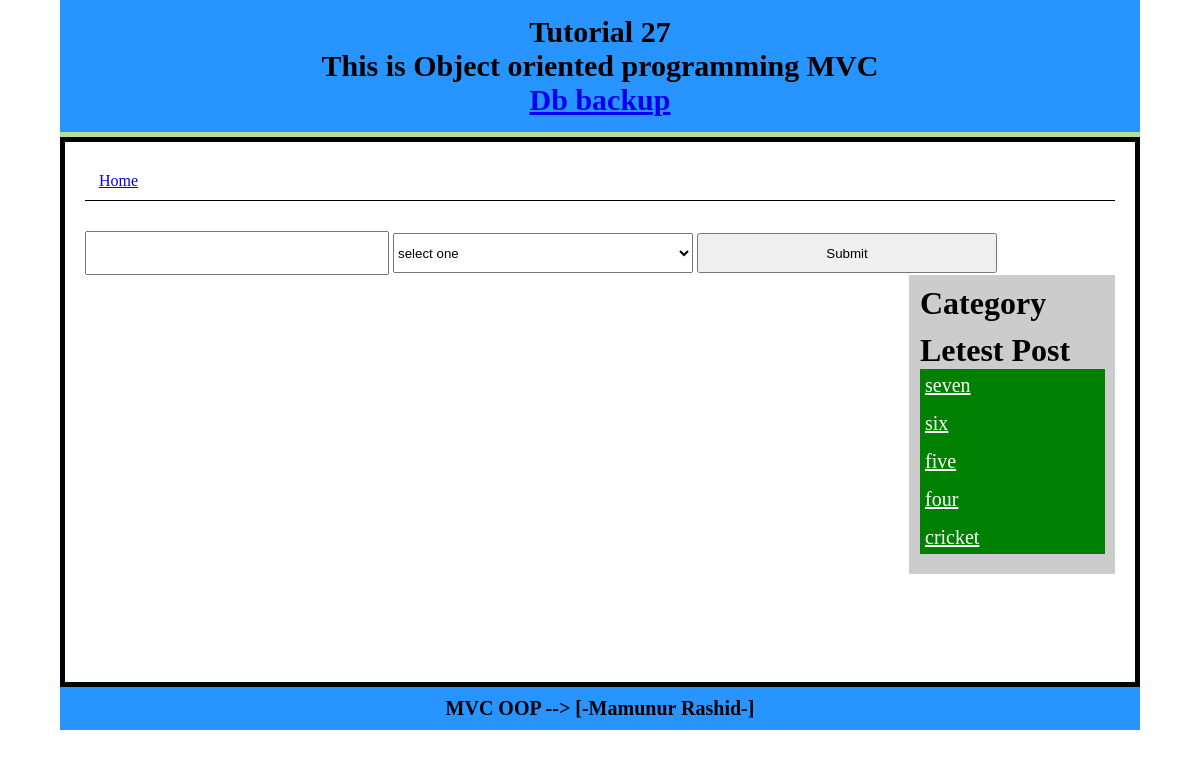
Before: / with the older database file.
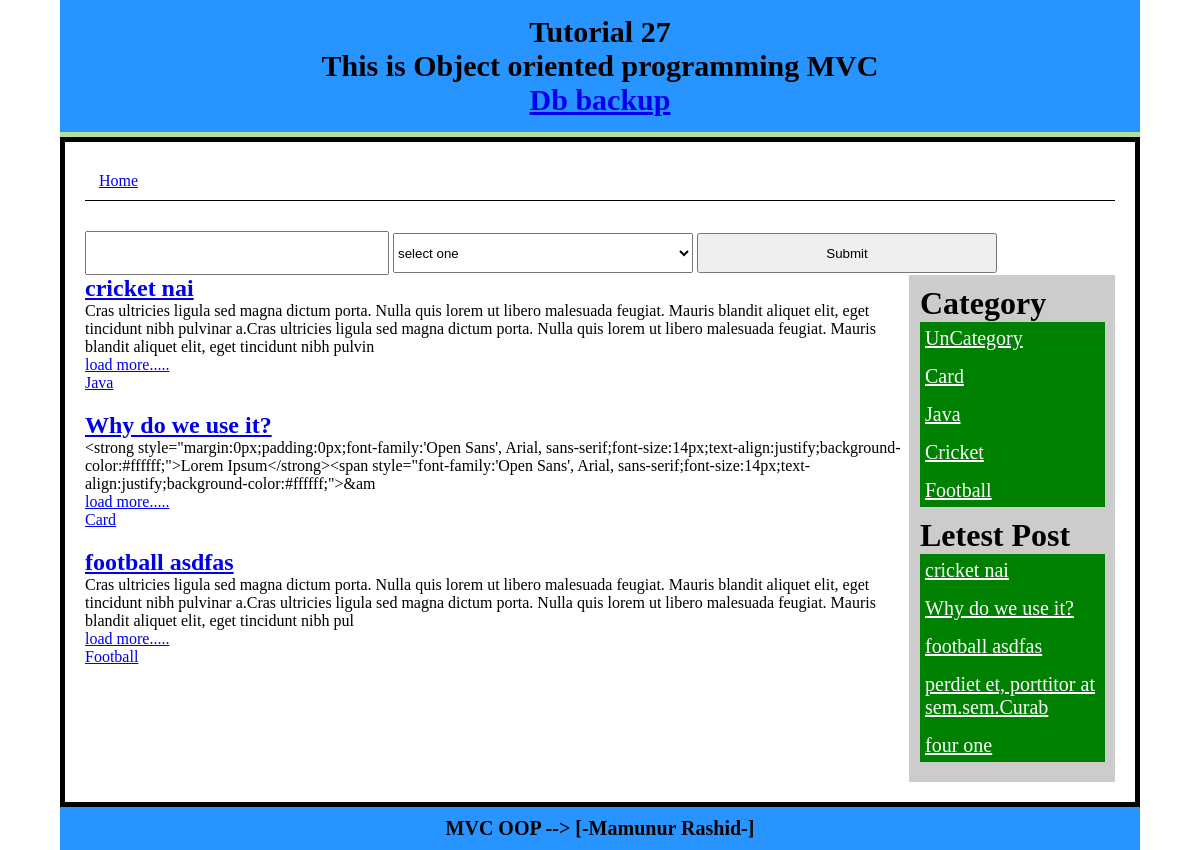
After: the same page with the newer database file.
### tables this page shows
CREATE TABLE `post` (
  `id` int(11) NOT NULL AUTO_INCREMENT,
  `title` varchar(300) NOT NULL,
  `content` text NOT NULL,
  `cat` int(11) NOT NULL,
  PRIMARY KEY (`id`)
);

CREATE TABLE `category` (
  `id` int(11) NOT NULL AUTO_INCREMENT,
  `catname` varchar(50) NOT NULL,
  `title` varchar(50) NOT NULL,
  PRIMARY KEY (`id`)
);

### system/libs/Load.php (called while the page is built, shortened)
<?php
class Load
{
	public function view($filename,$data = false){
		include 'app/view/'.$filename.'.php' ;
	}
	public function model($modelname){
		return new $modelname();
	}
}
?>

### app/controlers/Index.php (called while the page is built, shortened)
<?php
class Index extends Dcontrolar
{
	public function Index(){
		$this->home();
	}
	public function home(){
		$table= 'post';
		$categorytable= 'category';
		$postModel = $this->load->model("PostModel");
		$data['allPost']=$postModel->getAllPost($table,$categorytable);
		$catModel = $this->load->model("CatModel");
		$data['catlist']=$catModel->catlist($categorytable);
		$limit = 5;
		$data['letestPost']=$postModel->getLetestPost($table,$limit);
		$this->load->view("header");
		$this->load->view("search",$data);
		$this->load->view("content",$data);
		$this->load->view("sidebar",$data);
		$this->load->view("footer");
	}
}
?>

### index.php (called while the page is built, shortened)
<?php
$main = new Main();
?>

### system/libs/Database.php (called while the page is built, shortened)
<?php
class Database extends PDO
{
	public function select($sql,$data=array(),$fetchstyle = PDO::FETCH_ASSOC){
		$stmt 	= $this->prepare($sql);
		$stmt->execute();
		return $stmt->fetchALL($fetchstyle);
	}
}?>

### app/models/PostModel.php (called while the page is built, shortened)
<?php
class PostModel extends Dmodel
{
	public function getAllPost($tablepost,$tableCat){
		$sql ="SELECT $tablepost.*,$tableCat.catname FROM
			$tablepost INNER JOIN $tableCat
			ON  $tablepost.cat = $tableCat.id ORDER BY id DESC LIMIT 3 ";
		return $this->db->select($sql);
	}
	public function getLetestPost($table,$limit=4){
		$sql ="SELECT * FROM $table ORDER BY id DESC LIMIT $limit";
		return $this->db->select($sql);
	}
}

### system/libs/Dcontrolar.php (called while the page is built, shortened)
<?php
class Dcontrolar
{
	function __construct()
	{
		$this->load = new Load();
	}
}
?>

### system/libs/Dmodel.php (called while the page is built, shortened)
<?php
class Dmodel
{
	public function __construct()
	{
		$dsn = 'mysql:dbname=mvc;host=localhost';
		$user ="root";
		$pass ='';
		$this->db = new Database($dsn,$user,$pass);
	}
}
?>

### app/models/CatModel.php (called while the page is built, shortened)
<?php
class CatModel extends Dmodel
{
	public function catlist($table){
		$sql ="SELECT * FROM $table ORDER BY id DESC ";
		return $this->db->select($sql);
	}
}
?>

### app/view/content.php (the view)
<div class="left-content fix">
	<?php foreach ($allPost as $key => $value) { ?>
		<article class="post">
			<h1 class="title"><a href="<?php echo BASE_URL ;?>/Index/postDetails/<?php echo $value['id']?>">	<?php echo $value['title']?> </a></h1>
			<?php $content = $value['content'];
				if (strlen($content) > 200 ) {
					$content = substr($content , 0 ,300);
					echo $content ;
				}else{
					echo $content ;
				}
			?>
			<p><a href="<?php echo BASE_URL ;?>/Index/postDetails/<?php echo $value['id']?>">load more.....</a></p>
			<a href="<?php echo BASE_URL ;?>/Index/postByCat/<?php echo $value['cat']?>"><?php echo $value['catname']?> </a>
		</article>
	<?php  } ?>
</div>

### system/libs/Main.php (shortened to what this page needs)
<?php
class Main
{
	public $url;
	public $methodName = "Index";
	public $contrler ;
	public function __construct(){
		$this->callMethod();
	}
	public function getUrl(){
		$this->url = isset($_GET['url']) ? $_GET['url'] : NULL;
	}
	public function loadControler(){
		if (!isset($this->url[0])) {
			$this->contrler = new $this->controlerName();
		}
	}
	public function callMethod(){
		if(isset($this->url[2])) {
			$this->methodName = $this->url[1];
			if (method_exists($this->contrler, $this->methodName)) {
				$this->contrler->{$this->methodName}($this->url[2]);
			}else{
				header("Location:".BASE_URL."/Index");
			}
		}else{
			if (isset($this->url[1])) {
				$this->methodName = $this->url[1];
				if (method_exists($this->contrler, $this->methodName)) {
					$this->contrler->{$this->methodName}();
				}else{
					header("Location:".BASE_URL."/Index");
				}
			}else{
				if (method_exists($this->contrler, $this->methodName)) {
					$this->contrler->{$this->methodName}();
				}else{
					header("Location:".BASE_URL."/Index");
				}
			}
		}
	}
}

### app/view/header.php (shortened to what this page needs)
<!DOCTYPE html>
<html>
<head>
</head>
<body>
	<div class="body">
		<div class="Header">
			<h1>Tutorial 27  </h1>
			<h1>This is Object oriented programming MVC</h1>
			<h1><a href="<?php echo BASE_URL ;?>/backup.php">Db backup</a></h1>
		</div>
		<div class="content">
			<div class="wraper fix">
				<div class="main-menu fix">
					<ul>
						<li><a href="<?php echo BASE_URL ;?>">Home</a></li>
					</ul>
				</div>

### app/view/search.php (shortened to what this page needs)
<div class="search-form fix">
<form method="get" action="<?php echo BASE_URL ;?>/Index/search">
	<input type="text" name="kyeword">
	 <select name="catid">
		<option value="">select one</option>
	 </select>
	 <input type="submit" name="" />
</form>
</div>

### app/view/sidebar.php
<div class="sidebar fix ">
	<h1>Category</h1>
	<ul>
		<?php if (isset($catlist)) {
		foreach ($catlist as $key => $value) { ?>
		<li><a href="<?php echo BASE_URL ;?>/Index/postByCat/<?php echo $value['id']?>"><?php echo $value['catname']?> </a></li>
		<?php } } ?>
	</ul>
	<h1>Letest Post</h1>
	<ul>
		<?php if (isset($letestPost)) {
		foreach ($letestPost as $key => $value) { ?>
			<li><a href="<?php echo BASE_URL ;?>/Index/postDetails/<?php echo $value['id']?>"><?php echo $value['title']?> </a></li>
		<?php } } ?>
	</ul>
</div>

### app/view/footer.php
			</div>
		</div>
		<div class="footer">
			<h1> MVC OOP --> [-Mamunur Rashid-] </h1>
		</div>
	</div>
</body>
</html>

### app/view/header.php (style rules this page uses)
* { margin: 0; padding: 0; }
.body { width: 90%; margin: 0 auto; color: #1F59BF; background: #B6DD9E; }
.Header { background: #2894FF; font-size: 15px; color: #000; text-align: center; padding: 15px 0; margin-bottom: 5px; }
.content { background: #fff; min-height: 500px; border: 5px solid; padding: 20px; color: #000; }
.footer { font-size: 10px; text-align: center; color: #000000; padding: 10px 0; background: #2894FF; }
.fix { overflow: hidden; }
.left-content { width: 80%; float: left; }
.sidebar { float: right; width: 20%; background: #ccc; box-sizing: border-box; border-left: 1px solid #ccc ; }
.post { width: 100%;margin-bottom: 20px; }
.sidebar { background: #ccc; padding: 10px; }
.sidebar ul li { margin-bottom: 5px; }
.sidebar ul li a { color: #fff ; font-size: 20px; padding: 5px; display: block; }
.sidebar ul { margin-bottom: 10px; background: green ; }
.main-menu { border-bottom: 1px solid #000 ;margin-bottom: 30px; }
.main-menu ul { display: flex; flex-wrap: wrap; list-style: none; }
.main-menu li a { display: block; padding: 10px 14px; }
.search-form input, .search-form select { height: 40px; max-width: 300px; width: 100%; line-height: 30px; }

Changed rows visible on the page:
no longer on this page (row edited): post: title "seven", shown under "Letest Post"
no longer on this page (row edited): post: title "six", shown under "Letest Post"
no longer on this page (row edited): post: title "five", shown under "Letest Post"
no longer on this page (row edited): post: title "four", shown under "Letest Post"
no longer on this page (row edited): post: title "cricket", shown under "Letest Post"
added post: title "cricket nai", content "Cras ultricies ligula sed magna dictum porta. Nulla quis lorem ut libero malesuada feugiat. Mauris blandit aliquet elit, eget tincidunt nibh pulvinar a.Cras ultricies ligula sed magna dictum porta. Nulla quis lorem ut libero malesuada feugiat. Mauris blandit aliquet elit, eget tincidunt nibh pulvin", category.catname "Java"
added post: title "Why do we use it?", content "<strong style=\"margin:0px;padding:0px;font-family:'Open Sans', Arial, sans-serif;font-size:14px;text-align:justify;background-color:#ffffff;\">Lorem Ipsum</strong><span style=\"font-family:'Open Sans', Arial, sans-serif;font-size:14px;text-align:justify;background-color:#ffffff;\">&am", category.catname "Card"
added post: title "football asdfas", content "Cras ultricies ligula sed magna dictum porta. Nulla quis lorem ut libero malesuada feugiat. Mauris blandit aliquet elit, eget tincidunt nibh pulvinar a.Cras ultricies ligula sed magna dictum porta. Nulla quis lorem ut libero malesuada feugiat. Mauris blandit aliquet elit, eget tincidunt nibh pul", category.catname "Football"
added category: catname "UnCategory"
added category: catname "Card"
added category: catname "Java"
added category: catname "Cricket"
added category: catname "Football"
added post: title "perdiet et, porttitor at sem.sem.Curab", shown under "Letest Post"
added post: title "four one", shown under "Letest Post"
